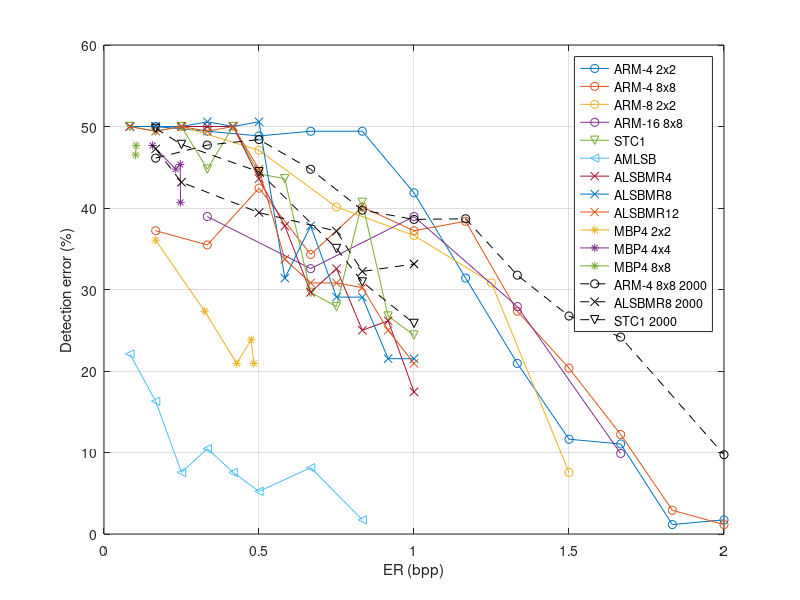

The MATLAB script that drew this image:
figure;
STC1err=[50,49.42,50,44.77,50,44.19,43.6,29.65,27.91,40.7,26.74,24.42];% Hhat=[253 199 251 167]
STC1PL=[0.0833, 0.1666,0.2499, 0.3332, 0.4165, 0.4998,0.5831, 0.6664, 0.7497, 0.833, 0.9163, 0.9996];
% MLSBerr=[50, 50, 50.58, 46.51, 48.26, 45.35, 35.47, 40.7, 43.02, 38.95, 37.79, 35.47];
% LSB1err=[50.00, 45.35, 46.51, 41.28, 41.86, 38.37, 47.09, 32.56, 38.14];
% LSB1PL=[0.0833, 0.1666,0.2499, 0.3332, 0.4165, 0.4998, 0.6664, 0.833,  0.9996];
%STC2err=[49.42, 44.19, 49.42, 43.6, 43.6, 41.86, 44.19, 29.65, 31.98,26.16, 31.4, 22.09];% Hhat=[141 179 203 255]
% RM4OPAPerr=[50, 38.37, 35.47,28.49,23.26,21.51,28.49,31.4,27.91,22.67,20.93,17.44,16.86,14.63,3.49,5.81,3.49,4.65];
% RM4OPAPPL=[0.0833,0.1666,0.2499,0.3332,0.4165,0.4998,0.5831,0.6664,0.7497,0.833,0.9163,0.9996,1.1662,1.3328,1.4994,1.666,1.8326,1.9992];
%  RM8OPAPerr=[37.21, 33.72,23.26, 27.91,10.47,6.98,1.74,0.58,0,0];
% RM8OPAPPL=[0.25, 0.375,0.5, 0.75,1.125,1.5,1.875,2.25,2.625,3];
% Khod1err=[50.00,41.28,34.30,13.95,1.16];%[[0 15 3 0]; [16 31 4 0]; [32 255 5 0]]; T=192, K=3
% KhodPL=[1/12, 4/12, 8/12, 1, 1.5];
% KhodPL3=[1/12, 4/12, 8/12, 1, 1.5, 2];
% Khod2err=[50.00,41.28,22.67, 9.30, 3.49];%[[0 15 3 0]; [16 31 4 0]; [32 255 5 0]]; T=160, K=3
% Khod3err=[50.58,41.28,27.33,19.77,10.47, 1.16];%[[0 15 2 0]; [16 255 3 0]], T=192, K=2
 Khod4err=[22.09,16.28,7.56,10.47,7.56,5.23,8.14,1.74];% [[0 15 2 0]; [16 255 3 0]] T=0, K=2=AMLSB
 KhodPL1=[1/12, 2/12, 3/12, 4/12, 5/12, 0.5, 2/3, 5/6];
InvLSB4_2x2=[50.00,49.42,48.84,49.42,49.42,41.86,31.40,20.93,11.63,11.05,1.16,1.74];
PLInvLSB4_2x2=[1*2/12,2*2/12,3*2/12,4*2/12,5*2/12,6*2/12,7*2/12,8*2/12,9*2/12,10*2/12,11*2/12,12*2/12];
InvLSB4_8x8=[37.21,35.47,42.44,34.30,40.12,37.21,38.37,27.33,20.35,12.21,2.91,1.16];
PLInvLSB4_8x8=PLInvLSB4_2x2;
InvLSB8_2x2=[50.00,47.09,40.12, 36.63,30.81,7.56];
PLInvLSB8_2x2=[1*3/12,2*3/12,3*3/12,4*3/12,5*3/12,6*3/12];
InvLSB16_8x8=[38.95,32.56,38.95,27.91, 9.88];
PLInvLSB16_8x8=[1*4/12,2*4/12,3*4/12,4*4/12. 5*4/12];
plot(PLInvLSB4_2x2,InvLSB4_2x2,'-o',PLInvLSB4_8x8,InvLSB4_8x8,'-o',PLInvLSB8_2x2,InvLSB8_2x2,'-o',...
     PLInvLSB16_8x8,InvLSB16_8x8, '-o');
 ALSBMR4=[50.00, 50.00,50.00,50.00,50.00,43.60,37.79,29.65,32.56,25.00,26.16,17.44];%blocks 4x4
 ALSBMR8=[50.00,50.00,50.00,50.58,50.00,50.58,31.40,37.79,29.07,29.07,21.51,21.51];%blocks 8x8
ALSBMR12=[50.00,49.42,50.00,49.42,50.00,44.77,33.72,30.81,30.81,30.23,25.00,20.93];%blocks 12x12
PLALSBMR=[1*1/12,2*1/12,3*1/12,4*1/12,5*1/12,6*1/12,7*1/12,8*1/12,9*1/12,10*1/12,11*1/12,12*1/12];%payload for ALSBMR

PLInvLSB_4_88=[2*1/12,4*1/12,6*1/12,8*1/12,10*1/12,12*1/12,14*1/12,16*1/12,18*1/12,20*1/12,24*1/12 ];%payload for AAdaptive LSB4 8x8
InvLSB_4_88=[46.12, 47.72, 48.40,44.75,39.74,38.60,38.68,31.76, 26.75,24.16,9.73];%blocks 8x8
PLALSBMR_8=[2*1/12,3*1/12,6*1/12,9*1/12,10*1/12, 12*1/12];
,ALSBMR_8=[47.26, 43.16, 39.44, 37.16, 32.22, 33.13];
STC=[49.77, 47.80, 44.45, 35.03, 30.93, 25.84];


 hold on;
% RM8OOPAPerr=[34.88, 25.58, 29.65, 10.47, 8.72, 1.16, 0, 0];
% RM8OOPAPPL=[0.25, 0.5, 0.75, 1, 1.5, 2, 2.5, 3];
%  RM4OOPAPerr=[34.88, 25.58, 19.19, 15.70, 4.07, 2.91];
%  RM4OOPAPPL=[0.25, 0.75, 1,1.17, 1.5, 2];
% plot(STC1PL,STC1err,'-o',STC1PL,STC2err,'-o',STC1PL,MLSBerr,'-^',...
%     LSB1PL,LSB1err,'-^',RM4OPAPPL, RM4OPAPerr,'-V',RM4OOPAPPL, RM4OOPAPerr, '-V',...
%     RM8OPAPPL, RM8OPAPerr,'-x', RM8OOPAPPL, RM8OOPAPerr, '-x');
plot(STC1PL,STC1err,'-v'),%STC1PL,MLSBerr,'-V',LSB1PL,LSB1err, '-V');
%hold on;
% plot(KhodPL, Khod1err, '-^', KhodPL, Khod2err, '-^',KhodPL3, Khod3err, '-^');
plot(KhodPL1, Khod4err, '-<');%,KhodPL, Khod1err, '-<');
% plot(RM8OPAPPL, RM8OPAPerr,'-o');
%plot(RM4OOPAPPL, RM4OOPAPerr, '-x');
%plot(LSB1PL,LSB1err,'-^')
MBP4_2x2=[36.05,27.33,20.93,23.84,20.93];
PLMBP4_2x2=[0.1666,0.3247,0.4281,0.4749,0.4834];
MBP4_4x4=[47.67,44.77,45.35,40.70];
PLMBP4_4x4=[0.1569,0.2313,0.2460,0.2467];
MBP4_8x8=[46.51, 47.67];
PLMBP4_8x8=[0.1018, 0.1036];
grid on;
% plot(PLInvLSB4_2x2,InvLSB4_2x2,'-o',PLInvLSB4_8x8,InvLSB4_2x2,'-o',PLInvLSB8_2x2,InvLSB8_2x2,'-^',...
%      PLInvLSB16_8x8,InvLSB16_8x8);
plot(PLALSBMR,ALSBMR4,'-x',PLALSBMR,ALSBMR8,'-x',PLALSBMR,ALSBMR12, '-x');
plot(PLMBP4_2x2,MBP4_2x2, '-*', PLMBP4_4x4,MBP4_4x4, '-*',PLMBP4_8x8,MBP4_8x8, '-*');
plot(PLInvLSB_4_88, InvLSB_4_88, 'k--o');
plot(PLALSBMR_8, ALSBMR_8, 'k--x', PLALSBMR_8, STC, 'k--v');
%legend('Adapt-4 2x2','Adapt-4 8x8', 'Adapt-8 2x2','Adapt-16 8x8','STC1', 'AMLSB', 'ALSBMR4','ALSBMR8','ALSBMR12', ...
 %   'MBP4 2x2', 'MBP4 4x4', 'MBP4 8x8', 'Adapt-4 8x8 2000', 'ALSBMR8 2000');
legend('ARM-4 2x2','ARM-4 8x8', 'ARM-8 2x2','ARM-16 8x8','STC1', 'AMLSB', 'ALSBMR4','ALSBMR8','ALSBMR12', ...
    'MBP4 2x2', 'MBP4 4x4', 'MBP4 8x8', 'ARM-4 8x8 2000', 'ALSBMR8 2000', 'STC1 2000');

xlabel('ER (bpp)'); ylabel('Detection error (%)');










